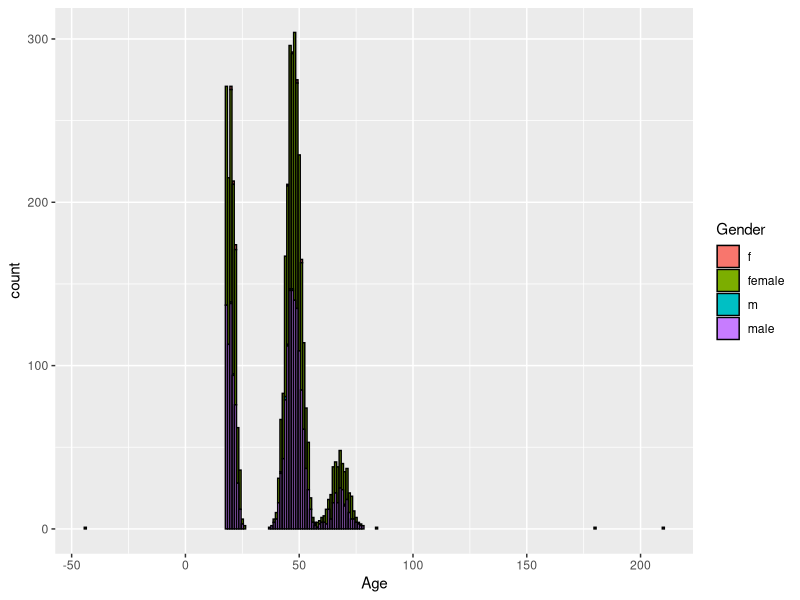
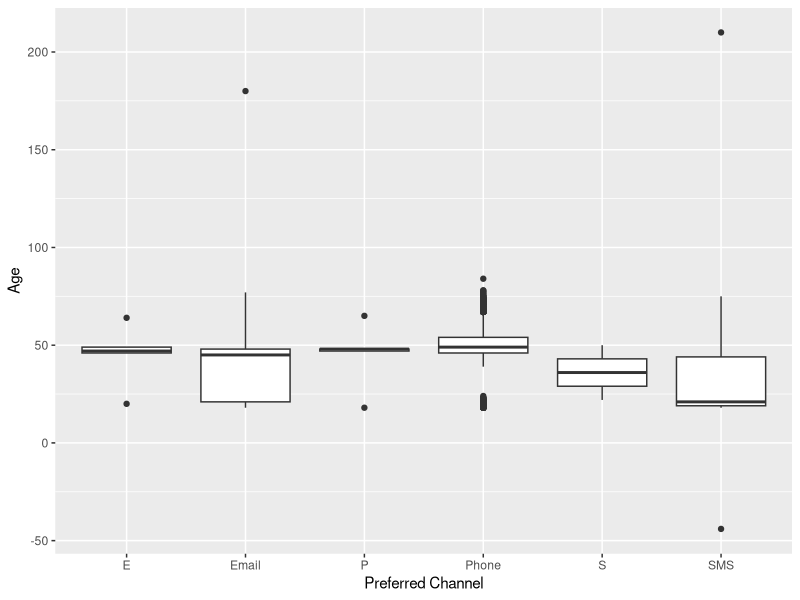
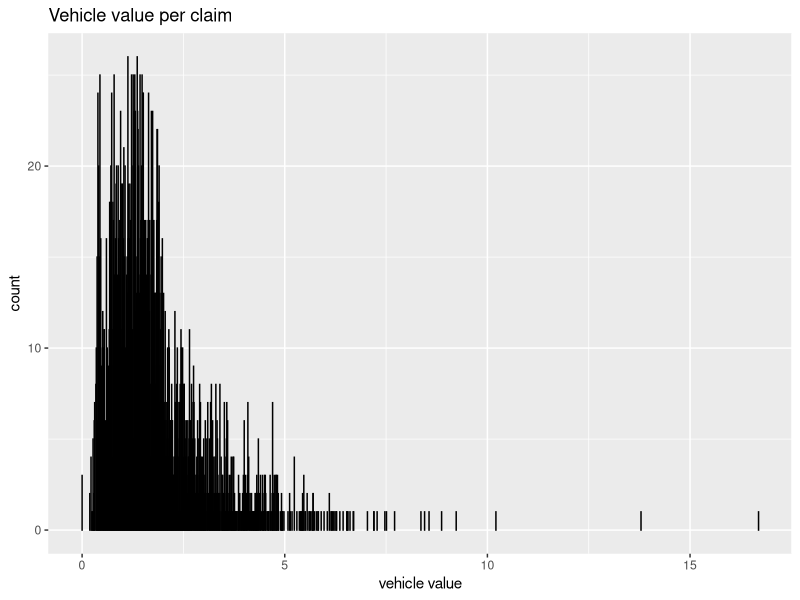

Write the R code that produced these figures, in order. (Note: this script raises an error after producing the figures.)
#Data Management
#Assignment 1
#Vasileios Gounaris Bampaletsos - 403148403

#combine datasets with dplyr
#Data quality analysis 
#i fix the data issues both in R and SQL

#set working directory
setwd("/Users/basilisgounarismpampaletsos/Desktop/PROJECTS/04:12 data man 1")

#load the packages
library(readxl)
library(dplyr)
library(psych)
library(ggplot2)

#import the tables of the database
customers <- read_excel("customer.xlsx")
health_policies <- read_excel("health_policies.xlsx")
motor_policies <- read_excel("motor_policies.xlsx")
travel_policies <- read_excel("travel_policies.xlsx")

#summarise the tables
summary(customers)
summary(health_policies)
summary(motor_policies)
summary(travel_policies)

###########
#JOIN THE TABLES
###########


#change the names of the keys
#in customers table the first letter of the primaries keys of the other 3 tables were in capital letter
#i fix this problem because else, i didnt join the tables toghether
colnames(health_policies)[which(names(health_policies) == "healthID")] <- "HealthID"
colnames(motor_policies)[which(names(motor_policies) == "motorID")] <- "MotorID"
colnames(travel_policies)[which(names(travel_policies) == "travelID")] <- "TravelID"


#i made left join to create the analytics base table
JOIN <- left_join(left_join(left_join(customers, travel_policies, by = 'TravelID'),
                   motor_policies, by = 'MotorID'), 
        health_policies, by = 'HealthID')

#keep the variable i need
#create the final analytics base table
ABT <- select(JOIN, CreditCardType, Occupation, Gender, Age, Location, PrefChannel, HealthType, HealthDependentsAdults, DependentsKids,
              veh_value, MotorType, clm, exposure, veh_body, veh_age, TravelType)
head(ABT)

######################
#DATA QUALITY
#DATA UNDERSTANDING
######################
summary(ABT$Age)
summary(ABT$Gender)
describeBy(ABT$Age, ABT$Gender)

summary(ABT$Location)

table(ABT$DependentsKids)
table(ABT$HealthDependentsAdults)

summary(ABT$PrefChannel)
describeBy(ABT$Age, ABT$PrefChannel)

summary(ABT$veh_age)
summary(ABT$veh_value)
describeBy(ABT$veh_value, ABT$veh_age)

summary(ABT$exposure)
describeBy(ABT$exposure, ABT$veh_body)

#build some visualisations to find the outliers
#bar chart to check the age for outliers
ggplot(ABT, aes(Age)) +
  geom_bar(colour="black", mapping = aes(fill = Gender))

#test with scatterplot and mean
bchart <- ggplot(ABT, aes(PrefChannel, Age))
bchart + geom_boxplot() + labs(x = "Preferred Channel", y = "Age")

#barchart to find errors in veh_value
ggplot(ABT, aes(veh_value)) +
  geom_bar(colour="black", mapping = aes(fill = clm)) +
  labs(title = "Vehicle value per claim", x = "vehicle value", y = "count")

########################
#FIX DATA ISSUES
########################

#fix data issues
ABT$Age[ABT$Age>90] <- NA
ABT$Age[ABT$Age<18] <- NA
ABT$DependentsKids[ABT$DependentsKids>3] <- NA
ABT$veh_value[ABT$veh_value == 0.00] <- NA

ABT$PrefChannel[ABT$PrefChannel =="E"] <- "Email"
ABT$PrefChannel[ABT$PrefChannel =="P"] <- "Phone"
ABT$PrefChannel[ABT$PrefChannel =="S"] <- "SMS"
ABT$Gender[ABT$Gender == "m"] <- "male"
ABT$Gender[ABT$Gender == "f"] <- "female"

summary(ABT)

ABT$CreditCardType <- as.factor(ABT$CreditCardType)
ABT$Gender <- as.factor(ABT$Gender)
ABT$Location <- as.factor(ABT$Location)
ABT$PrefChannel <- as.factor(ABT$PrefChannel)
ABT$HealthType <- as.factor(ABT$HealthType)
ABT$MotorType <- as.factor(ABT$MotorType)
ABT$veh_body <- as.factor(ABT$veh_body)
ABT$veh_age <- as.factor(ABT$veh_age)
ABT$TravelType <- as.factor(ABT$TravelType)
ABT$clm <- as.factor(ABT$clm)
ABT$DependentsKids <- as.factor(ABT$DependentsKids)
ABT$HealthDependentsAdults <- as.factor(ABT$HealthDependentsAdults)

table(ABT)

#sort the data by age
arrange(ABT, -Age)
#filter the dataset
older.ABT <- filter(ABT, Age > 50)
